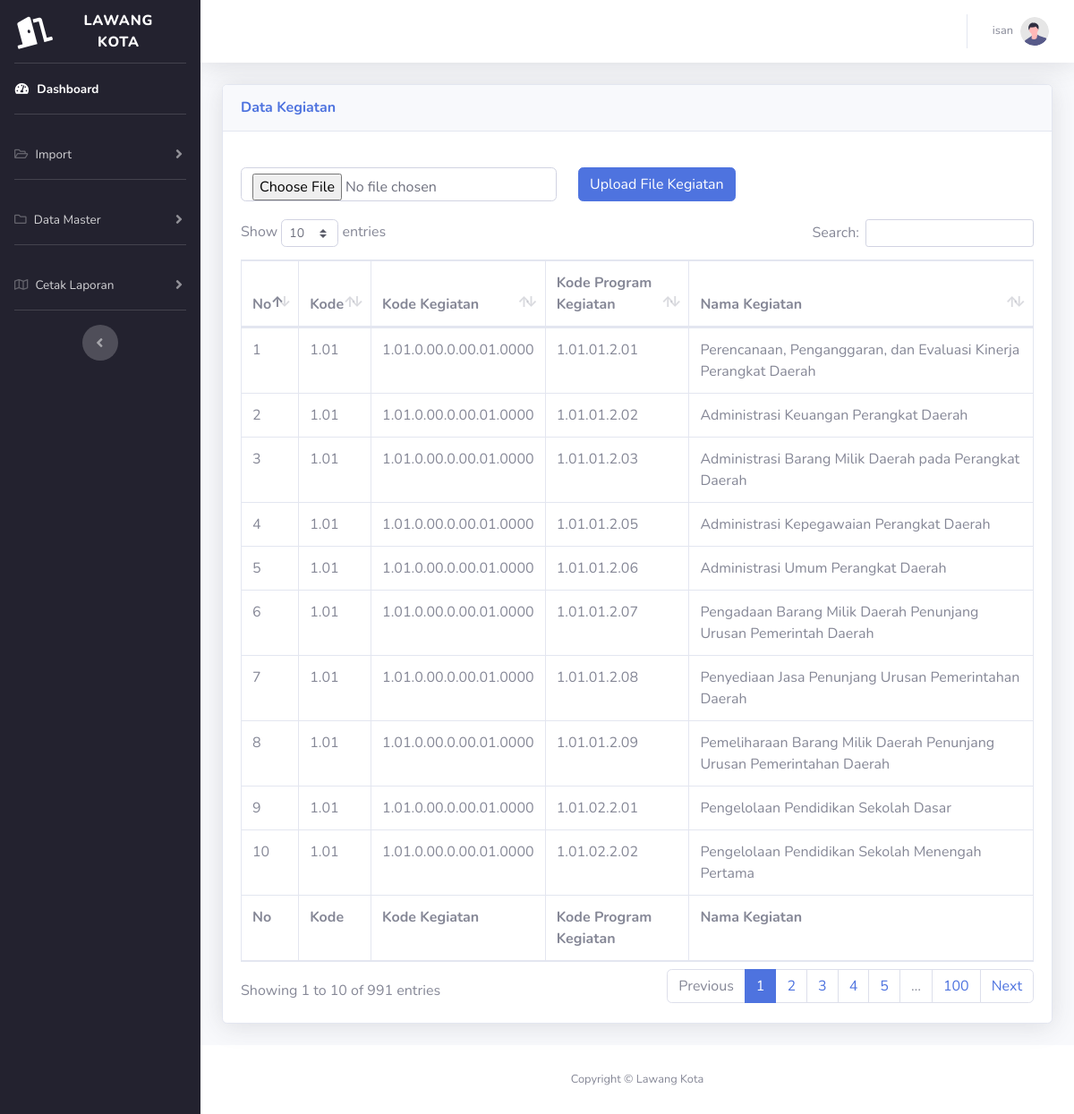
Screenshot of /kegiatan.php (signed in) with the database file from the repository.
### tables this page shows
CREATE TABLE `kegiatan` (
  `nomor` int(11) NOT NULL,
  `kode` varchar(11) DEFAULT NULL,
  `kd_keg` varchar(100) DEFAULT NULL,
  `kd_prog_keg` varchar(100) DEFAULT NULL,
  `nm_keg` varchar(100) DEFAULT NULL
);

### kegiatan.php (the view, shortened to what this page needs)
<!DOCTYPE html>
<html lang="en">
<head>
  <link href="vendor/fontawesome-free/css/all.min.css" rel="stylesheet" type="text/css" />
  <link href="css/sb-admin-2.min.css" rel="stylesheet" />
  <link href="vendor/datatables/dataTables.bootstrap4.min.css" rel="stylesheet" />
</head>
<body id="page-top">
  <div id="wrapper">
    <ul style="background-color:#23222f;" class="navbar-nav sidebar sidebar-dark accordion" id="accordionSidebar">
      <a class="sidebar-brand d-flex align-items-center justify-content-center" href="index.php">
        <div class="sidebar-brand-icon rotate-n-15">
          <i class="fas fa-door-open"></i>
        </div>
        <div class="sidebar-brand-text mx-3">Lawang Kota<sup></sup></div>
      </a>
      <hr class="sidebar-divider my-0" />
      <li class="nav-item active">
        <a class="nav-link" href="index.php">
          <i class="fas fa-fw fa-tachometer-alt"></i>
          <span>Dashboard</span></a>
      </li>
      <hr class="sidebar-divider" />
      <li class="nav-item">
        <a class="nav-link collapsed" href="#" data-toggle="collapse" data-target="#collapseTwo" aria-expanded="true" aria-controls="collapseTwo">
          <i class="far fa-folder-open"></i>
          <span>Import</span>
        </a>
      </li>
      <hr class="sidebar-divider" />
      <li class="nav-item">
        <a class="nav-link collapsed" href="#" data-toggle="collapse" data-target="#collapseTwo2" aria-expanded="true" aria-controls="collapseTwo">
          <i class="far fa-folder"></i>
          <span>Data Master</span>
        </a>
      </li>
      <hr class="sidebar-divider" />
      <li class="nav-item">
        <a class="nav-link collapsed" href="#" data-toggle="collapse" data-target="#collapseTwo1" aria-expanded="true" aria-controls="collapseTwo">
          <i class="far fa-map"></i>
          <span>Cetak Laporan</span>
        </a>
      </li>
      <hr class="sidebar-divider d-none d-md-block" />
      <div class="text-center d-none d-md-inline">
        <button class="rounded-circle border-0" id="sidebarToggle"></button>
      </div>
    </ul>
    <div id="content-wrapper" class="d-flex flex-column">
      <div id="content">
        <nav class="navbar navbar-expand navbar-light bg-white topbar mb-4 static-top shadow">
          <ul class="navbar-nav ml-auto">
            <li class="nav-item dropdown no-arrow">
              <a class="nav-link dropdown-toggle" href="#" id="userDropdown" role="button" data-toggle="dropdown" aria-haspopup="true" aria-expanded="false">
                <span class="mr-2 d-none d-lg-inline text-gray-600 small"><?php echo $_SESSION['nama_pengguna']; ?></span>
                <img class="img-profile rounded-circle" src="img/undraw_profile.svg" />
              </a>
            </li>
          </ul>
        </nav>
        <div class="container-fluid">
          <div class="card shadow mb-4">
            <div class="card-header py-3">
              <h6 class="m-0 font-weight-bold text-primary">Data Kegiatan</h6>
            </div>
            <div class="card-body">
              <div style="margin: auto; width: 1183px; padding-top: 20px; padding-bottom: 20px;">
                <form action="" method="POST" enctype="multipart/form-data" class="row g-2">
                  <div class="col-auto">
                    <input class="form-control" type="file" name="filexls" id="formFile" />
                  </div>
                  <div class="col-auto">
                    <input type="submit" name="submit" class="btn btn-primary" value="Upload File Kegiatan" />
                  </div>
                </form>
              </div>
              <div class="table-responsive">
                <table class="table table-bordered" id="dataTable" width="100%" cellspacing="0">
                  <thead>
                    <tr>
                      <th style='width: 3%;'>No</th>
                      <th>Kode</th>
                      <th>Kode Kegiatan</th>
                      <th>Kode Program Kegiatan</th>
                      <th>Nama Kegiatan</th>
                    </tr>
                  </thead>
                  <?php
                  include "koneksi.php";
                  $ambildata = mysqli_query($conn, "SELECT * FROM kegiatan");
                  while ($tampil = mysqli_fetch_array($ambildata)) {
                    echo "
                                            <tr>
                                            <td>$tampil[nomor]</td>
                                            <td>$tampil[kode]</td>
                                            <td>$tampil[kd_keg]</td>
                                            <td>$tampil[kd_prog_keg]</td>
                                            <td>$tampil[nm_keg]</td>
                                            </tr>";
                  }
                  ?>
                  <tfoot>
                    <tr>
                      <th style='width: 3%;'>No</th>
                      <th>Kode</th>
                      <th>Kode Kegiatan</th>
                      <th>Kode Program Kegiatan</th>
                      <th>Nama Kegiatan</th>
                    </tr>
                  </tfoot>
                </table>
              </div>
            </div>
          </div>
        </div>
      </div>
      <footer class="sticky-footer bg-white">
        <div class="container my-auto">
          <div class="copyright text-center my-auto">
            <span>Copyright &copy; Lawang Kota</span>
          </div>
        </div>
      </footer>
    </div>
  </div>
</body>
</html>

### rows the page displays
kegiatan: nomor "1", kode "1.01", kd_keg "1.01.0.00.0.00.01.0000", kd_prog_keg "1.01.01.2.01", nm_keg "Perencanaan, Penganggaran, dan Evaluasi Kinerja Perangkat Daerah"
kegiatan: nomor "2", kode "1.01", kd_keg "1.01.0.00.0.00.01.0000", kd_prog_keg "1.01.01.2.02", nm_keg "Administrasi Keuangan Perangkat Daerah"
kegiatan: nomor "3", kode "1.01", kd_keg "1.01.0.00.0.00.01.0000", kd_prog_keg "1.01.01.2.03", nm_keg "Administrasi Barang Milik Daerah pada Perangkat Daerah"
kegiatan: nomor "4", kode "1.01", kd_keg "1.01.0.00.0.00.01.0000", kd_prog_keg "1.01.01.2.05", nm_keg "Administrasi Kepegawaian Perangkat Daerah"
kegiatan: nomor "5", kode "1.01", kd_keg "1.01.0.00.0.00.01.0000", kd_prog_keg "1.01.01.2.06", nm_keg "Administrasi Umum Perangkat Daerah"
kegiatan: nomor "6", kode "1.01", kd_keg "1.01.0.00.0.00.01.0000", kd_prog_keg "1.01.01.2.07", nm_keg "Pengadaan Barang Milik Daerah Penunjang Urusan Pemerintah Daerah"
kegiatan: nomor "7", kode "1.01", kd_keg "1.01.0.00.0.00.01.0000", kd_prog_keg "1.01.01.2.08", nm_keg "Penyediaan Jasa Penunjang Urusan Pemerintahan Daerah"
kegiatan: nomor "8", kode "1.01", kd_keg "1.01.0.00.0.00.01.0000", kd_prog_keg "1.01.01.2.09", nm_keg "Pemeliharaan Barang Milik Daerah Penunjang Urusan Pemerintahan Daerah"
kegiatan: nomor "9", kode "1.01", kd_keg "1.01.0.00.0.00.01.0000", kd_prog_keg "1.01.02.2.01", nm_keg "Pengelolaan Pendidikan Sekolah Dasar"
kegiatan: nomor "10", kode "1.01", kd_keg "1.01.0.00.0.00.01.0000", kd_prog_keg "1.01.02.2.02", nm_keg "Pengelolaan Pendidikan Sekolah Menengah Pertama"

### other values shown
$_SESSION['nama_pengguna'] "isan"
